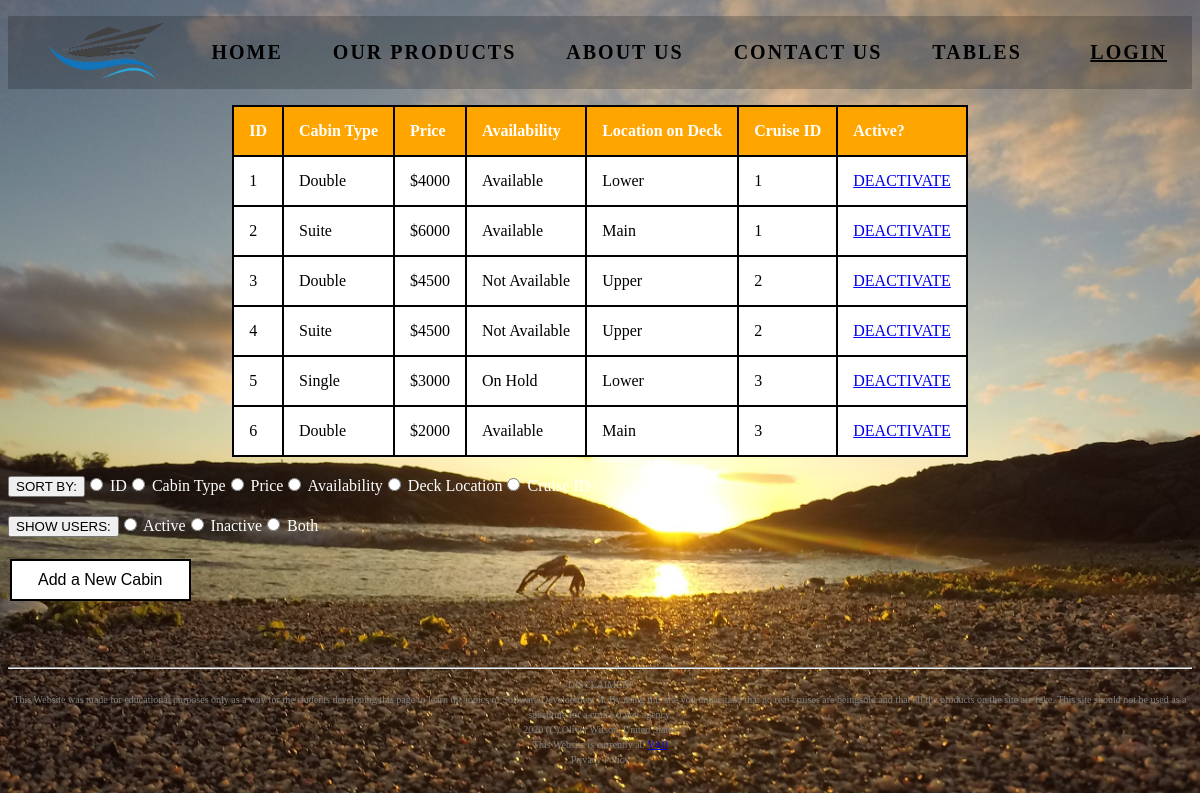
Page /HTML/AdminCabinTable.php on the committed database.
### tables this page shows
CREATE TABLE T18_Cabins (
    cabin_ID INT(100) PRIMARY KEY auto_increment,
    cabin_type ENUM("Single", "Double", "Suite"),
    cabin_price INT,
    cabin_availability ENUM("Available", "Not Available", "On Hold") NOT NULL,
    cabin_description VARCHAR(100),
    cabin_deck ENUM("Main", "Lower", "Upper"),
    cruise_ID INT(100),  
    image_file VARCHAR(100) DEFAULT "Image File",
    cabin_active ENUM("Y", "N") NOT NULL DEFAULT "Y"  
);

### HTML/AdminCabinTable.php (the view, shortened to what this page needs)
<!DOCTYPE html>
<html lang="en">
<head>
</head>
<body style = "background-color: lightgray;">
<?php
	require "SCnavbar.php";
	require ("../connect_db.php");
	echo "<table border = 1>";
		echo "<tr>";
	if (isset($_POST['sort'])) {
		$sort_type = $_POST['sort'];
	}
	else {
		$sort_type = "cabin_ID";
	}
	if (isset($_POST['where_clause'])) {
		$where_clause = $_POST['where_clause'];
	}
	else {
		$where_clause = "SELECT * FROM T18_Cabins";
	}
	echo "<table border=1>";
		echo "<tr>";
			echo "<th> ID </th>";
			echo "<th> Cabin Type </th>";
			echo "<th> Price </th>";
			echo "<th> Availability </th>";
			echo "<th> Location on Deck</th>";
			echo "<th> Cruise ID </th>";
			echo "<th> Active? </th>";
		echo "</tr>";
	$q = "$where_clause
				ORDER BY $sort_type";
	$r = mysqli_query($dbc, $q);
	if ($r) {
		while ($row = mysqli_fetch_array($r, MYSQLI_NUM)) {
			echo "<tr>";
				echo "<td>" . $row[0] . "</td>";
				echo "<td>" . $row[1] . "</td>";
				echo "<td> $" . $row[2] . "</td>";
				echo "<td>" . $row[3] . "</td>";
				echo "<td>" . $row[5] . "</td>";
				echo "<td>" . $row[6] . "</td>";
				echo "<td> <a href='DeleteCabinRow.php?cabin_ID=" . $row[0] . "'> DEACTIVATE </a> </td>";
			echo "</tr>";
		}
	}
	echo "</table>";
	echo "<form style = 'color: white;' action = 'AdminCabinTable.php' method = 'POST'>";
		echo "<br> <input type = 'submit' value = 'SORT BY:'>";
		echo "<input type = 'radio' name = 'sort' value = 'cabin_ID'>				ID";
		echo "<input type = 'radio' name = 'sort' value = 'cabin_type'>				Cabin Type";
		echo "<input type = 'radio' name = 'sort' value = 'cabin_price'>			Price";
		echo "<input type = 'radio' name = 'sort' value = 'cabin_availability'> 	Availability";
		echo "<input type = 'radio' name = 'sort' value = 'cabin_deck'>				Deck Location";
		echo "<input type = 'radio' name = 'sort' value = 'cruise_ID'>				Cruise ID";
	echo "</form>";
	echo "<br><form style='color: white;' action='AdminCabinTable.php' method='POST'>";
		echo "<input type='submit' value='SHOW USERS:'>";
		echo "<input type='radio' name='where_clause' value='SELECT * FROM T18_Cabins
															WHERE cabin_active=\"Y\"'>		Active";
		echo "<input type='radio' name='where_clause' value='SELECT * FROM T18_Cabins
															WHERE cabin_active=\"N\"'>		Inactive";
		echo "<input type='radio' name='where_clause' value='SELECT * FROM T18_Cabins'> 	Both";
	echo "</form>";
	echo "<br><form action='AddRowCabin.php'>";
		echo "<button class='button button1' onclick=> Add a New Cabin </button>";
	echo "</form>";
	echo "<br><br><br>";
	echo "<hr>";
	include "SCfooter.php";
	echo "<br>";
?>
</body>
</html>

### HTML/SCnavbar.php (shortened to what this page needs)
<?php
	if (isset($_SESSION['login_status'])) {
		$user_status = $_SESSION['login_status'];
	}
	else {
		$user_status = "NOT LOGGED IN.";
	}
	if ($user_status == "LOGGED IN") {
		echo "<div class=\"header\">";
			echo "<ul>";
				echo "<li style='float: left;'><img src='Logo.png'></li>";
				echo "<li><a href='HomePage.php'>Home</a></li>";
				echo "<li><a href='HomePage.php'>Our Products</a></li>";
				echo "<li><a href='AboutUs.php'>About Us</a></li>";
				echo "<li><a href='ContactUs.php'>Contact Us</a></li>";
				echo "<li style='float: right;'><a href='Admin.php'> <u>Admin Options</u> </a></li>";
			echo "</ul>";
		echo "</div>";
	}
	else {
		echo "<div class=\"header\">";
			echo "<ul>";
				echo "<li style='float: left;'><img src='Logo.png'></li>";
				echo "<li><a href='HomePage.php'>Home</a></li>";
				echo "<li><a href='HomePage.php'>Our Products</a></li>";
				echo "<li><a href='AboutUs.php'>About Us</a></li>";
				echo "<li><a href='ContactUs.php'>Contact Us</a></li>";
				echo "<li><a href='Tables.php'>Tables</a></li>";
				echo "<li style='float: right;'><a href='LogIn.php'> <u>Login</u> </a></li>";
			echo "</ul>";
		echo "</div>";
	}
?>

### HTML/SCfooter.php (shortened to what this page needs)
<?php
	echo "<footer style='font-size: 12px; text-align: center; color: grey;'> <small> DISCLAIMER! <br> This Website was made for educational purposes only as a way for the students developing this page to learn";
				echo " the topics of Software Development II. By using this site you understand that no real cruises are being";
				echo "sold and that all the products on the site are fake. This site should not be used as a substitute for a cruise travel agency.";
				echo "<br>";
				echo "2020 (C) " . FILE_AUTHOR . ", United States";
				echo "<br> This Website is currently at: <a href='Change.php'> V4.0 </a>";
				echo "<br>  Privacy Policy";
	echo "</footer>";
?>

### HTML/AdminCabinTable.php (style rules this page uses)
body { background: url(Crab.jpg) no-repeat; background-size: cover; height: 100vh; background-position: center; }
img { size: cover; position: center; height: 60px; width: 120px; margin-top: 5px; margin-bottom: -50px; }
table, td { margin-right:auto; margin-left: auto; border:2px solid black; border-collapse:collapse; padding: 15px; text-align: left; background-color: white; }
th { margin-right:auto; margin-left: auto; border:2px solid black; border-collapse:collapse; padding: 15px; text-align: left; background-color: orange; color:white; }
.button { border: none; color: white; padding: 10px 26px; text-align: center; text-decoration: none; display: inline-block; font-size: 16px; margin: 4px 2px; transition-duration: 0.4s; cursor: pointer; }
.button1 { background-color: white; color: black; border: 2px solid black; }

### rows in the picture
t18_cabins: cabin_ID "1", cabin_type "Double", cabin_price "4000", cabin_availability "Available", cabin_deck "Lower", cruise_ID "1"
t18_cabins: cabin_ID "2", cabin_type "Suite", cabin_price "6000", cabin_availability "Available", cabin_deck "Main", cruise_ID "1"
t18_cabins: cabin_ID "3", cabin_type "Double", cabin_price "4500", cabin_availability "Not Available", cabin_deck "Upper", cruise_ID "2"
t18_cabins: cabin_ID "4", cabin_type "Suite", cabin_price "4500", cabin_availability "Not Available", cabin_deck "Upper", cruise_ID "2"
t18_cabins: cabin_ID "5", cabin_type "Single", cabin_price "3000", cabin_availability "On Hold", cabin_deck "Lower", cruise_ID "3"
t18_cabins: cabin_ID "6", cabin_type "Double", cabin_price "2000", cabin_availability "Available", cabin_deck "Main", cruise_ID "3"

### other values in the picture
FILE_AUTHOR "Oliver Wilson"
